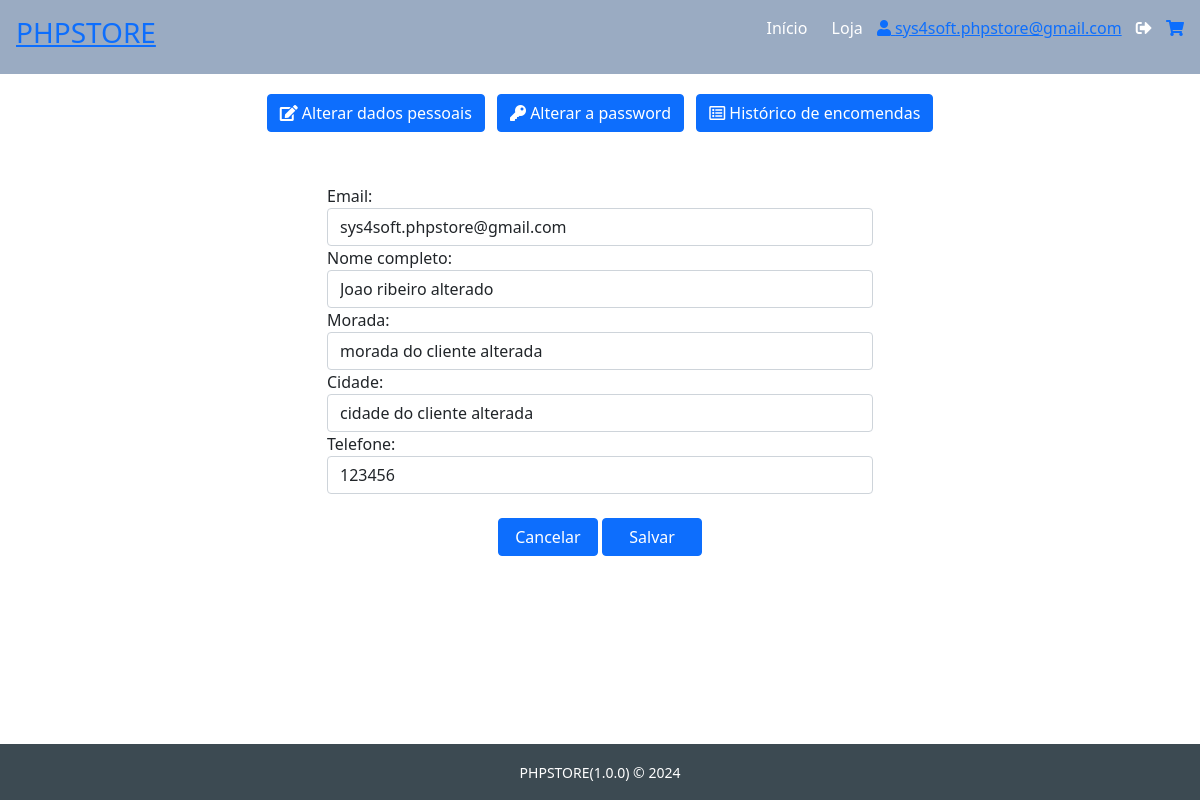
The app's page /?a=alterar_dados_pessoais (signed in) with its own data.
### tables this page shows
CREATE TABLE IF NOT EXISTS `clientes` (
  `id_cliente` int(10) unsigned NOT NULL AUTO_INCREMENT,
  `email` varchar(50) DEFAULT NULL,
  `senha` varchar(250) DEFAULT NULL,
  `nome_completo` varchar(250) DEFAULT NULL,
  `morada` varchar(250) DEFAULT NULL,
  `cidade` varchar(50) DEFAULT NULL,
  `telefone` varchar(50) DEFAULT NULL,
  `purl` varchar(50) DEFAULT NULL,
  `activo` tinyint(4) DEFAULT 0,
  `created_at` datetime DEFAULT current_timestamp(),
  `updated_at` datetime DEFAULT current_timestamp() ON UPDATE current_timestamp(),
  `deleted_at` datetime DEFAULT NULL,
  PRIMARY KEY (`id_cliente`)
);

### core/controllers/Main.php (called while the page is built, shortened)
<?php
class Main
{
    public function alterar_dados_pessoais()
    {
        $cliente = new Clientes();
        $dados = [
            'dados_pessoais' => $cliente->buscar_dados_cliente($_SESSION['cliente'])
        ];
        Store::Layout([
            'layouts/html_header',
            'layouts/header',
            'perfil_navegacao',
            'alterar_dados_pessoais',
            'layouts/footer',
            'layouts/html_footer',
        ], $dados);
    }
}

### core/rotas.php (called while the page is built, shortened)
<?php
$rotas = [
    'inicio' => 'main@index',
    'loja' => 'main@loja',
    'novo_cliente' => 'main@novo_cliente',
    'criar_cliente' => 'main@criar_cliente',
    'confirmar_email' => 'main@confirmar_email',
    'login' => 'main@login',
    'login_submit' => 'main@login_submit',
    'logout' => 'main@logout',
    'perfil' => 'main@perfil',
    'alterar_dados_pessoais' => 'main@alterar_dados_pessoais',
    'alterar_dados_pessoais_submit' => 'main@alterar_dados_pessoais_submit',
    'alterar_password' => 'main@alterar_password',
    'alterar_password_submit' => 'main@alterar_password_submit',
    'historico_encomendas' => 'main@historico_encomendas',
    'detalhe_encomenda' => 'main@historico_encomendas_detalhe',
    'adicionar_carrinho' => 'carrinho@adicionar_carrinho',
    'remover_produto_carrinho' => 'carrinho@remover_produto_carrinho',
    'limpar_carrinho' => 'carrinho@limpar_carrinho',
    'carrinho' => 'carrinho@carrinho',
    'finalizar_encomenda' => 'carrinho@finalizar_encomenda',
    'finalizar_encomenda_resumo' => 'carrinho@finalizar_encomenda_resumo',
    'morada_alternativa' => 'carrinho@morada_alternativa',
    'confirmar_encomenda' => 'carrinho@confirmar_encomenda',
    'pagamento' => 'main@pagamento',
    'pdf' => 'main@criar_pdf'
];
$acao = 'inicio';
if(isset($_GET['a'])){
    if(!key_exists($_GET['a'], $rotas)){
        $acao = 'inicio';
    } else {
        $acao = $_GET['a'];
    }
}
$partes = explode('@',$rotas[$acao]);
$metodo = $partes[1];
$ctr = new $controlador();
$ctr->$metodo();

### public/index.php (called while the page is built, shortened)
<?php
require_once('../core/rotas.php');

### core/classes/Database.php (called while the page is built, shortened)
<?php
class Database{
    private $ligacao;
    private function ligar(){
        $this->ligacao = new PDO(
            'mysql:'.
            'host='.MYSQL_SERVER.';'.
            'dbname='.MYSQL_DATABASE.';'.
            'charset='.MYSQL_CHARSET,
            MYSQL_USER,
            MYSQL_PASS,
            array(PDO::ATTR_PERSISTENT => true)
        );
        $this->ligacao->setAttribute(PDO::ATTR_ERRMODE, PDO::ERRMODE_WARNING);
    }
    private function desligar(){
        $this->ligacao = null;
    }
    public function select($sql, $parametros = null){
        $sql = trim($sql);
        $resultados = null;
        try {
            if(!empty($parametros)){
                $executar = $this->ligacao->prepare($sql);
                $executar->execute($parametros);
                $resultados = $executar->fetchAll(PDO::FETCH_CLASS);
            } else {
                $executar = $this->ligacao->prepare($sql);
                $executar->execute();
                $resultados = $executar->fetchAll(PDO::FETCH_CLASS);
            }
        } catch (PDOException $e) {
            return false;
        }
        return $resultados;
    }
}

### core/models/Clientes.php (called while the page is built, shortened)
<?php
class Clientes
{
    public function buscar_dados_cliente($id_cliente){
        $parametros = [
            'id_cliente' => $id_cliente
        ];
        $bd = new Database();
        $resultados = $bd->select("
            SELECT
                email,
                nome_completo,
                morada,
                cidade,
                telefone
            FROM clientes
            WHERE id_cliente = :id_cliente
        ", $parametros);
        return $resultados[0];
    }
}

### core/views/alterar_dados_pessoais.php (the view, shortened to what this page needs)
<div class="container">
    <div class="row my-5">
        <div class="col-md-6 offset-md-3 col-sm-8 offset-sm-2 col-10 offset-1">
        <form action="?a=alterar_dados_pessoais_submit" method="post">
            <div class="form-group">
                <label>Email:</label>
                <input type="email" maxlength="50" name="text_email" class="form-control" required value="<?= $dados_pessoais->email ?>">
            </div>
            <div class="form-group">
                <label>Nome completo:</label>
                <input type="text" maxlength="50" name="text_nome_completo" class="form-control" required value="<?= $dados_pessoais->nome_completo ?>">
            </div>
            <div class="form-group">
                <label>Morada:</label>
                <input type="text" maxlength="100" name="text_morada" class="form-control" required value="<?= $dados_pessoais->morada ?>">
            <div class="form-group">
                <label>Cidade:</label>
                <input type="text" maxlength="50" name="text_cidade" class="form-control" required value="<?= $dados_pessoais->cidade ?>">
            </div>
            <div class="form-group">
                <label>Telefone:</label>
                <input type="text" maxlength="20" name="text_telefone" class="form-control" value="<?= $dados_pessoais->telefone ?>">
            </div>
            <div class="text-center my-4">
                <a href="?a=perfil" class="btn btn-primary btn-100">Cancelar</a>
                <input type="submit" value="Salvar" class="btn btn-primary btn-100">
            </div>
        </form>
        </div>
    </div>
</div>

### core/classes/Store.php (shortened to what this page needs)
<?php
class Store{
    public static function Layout($estruturas, $dados = null){
        foreach($estruturas as $estrutura){
            include("../core/views/$estrutura.php");
        }
    }
}

### public/assets/css/app.css (style rules this page uses)
.btn-100 { min-width: 100px !important; }

### records on screen
clientes: text_email "sys4soft.phpstore@gmail.com", text_nome_completo "Joao ribeiro alterado", text_morada "morada do cliente alterada", text_cidade "cidade do cliente alterada", text_telefone "123456"
